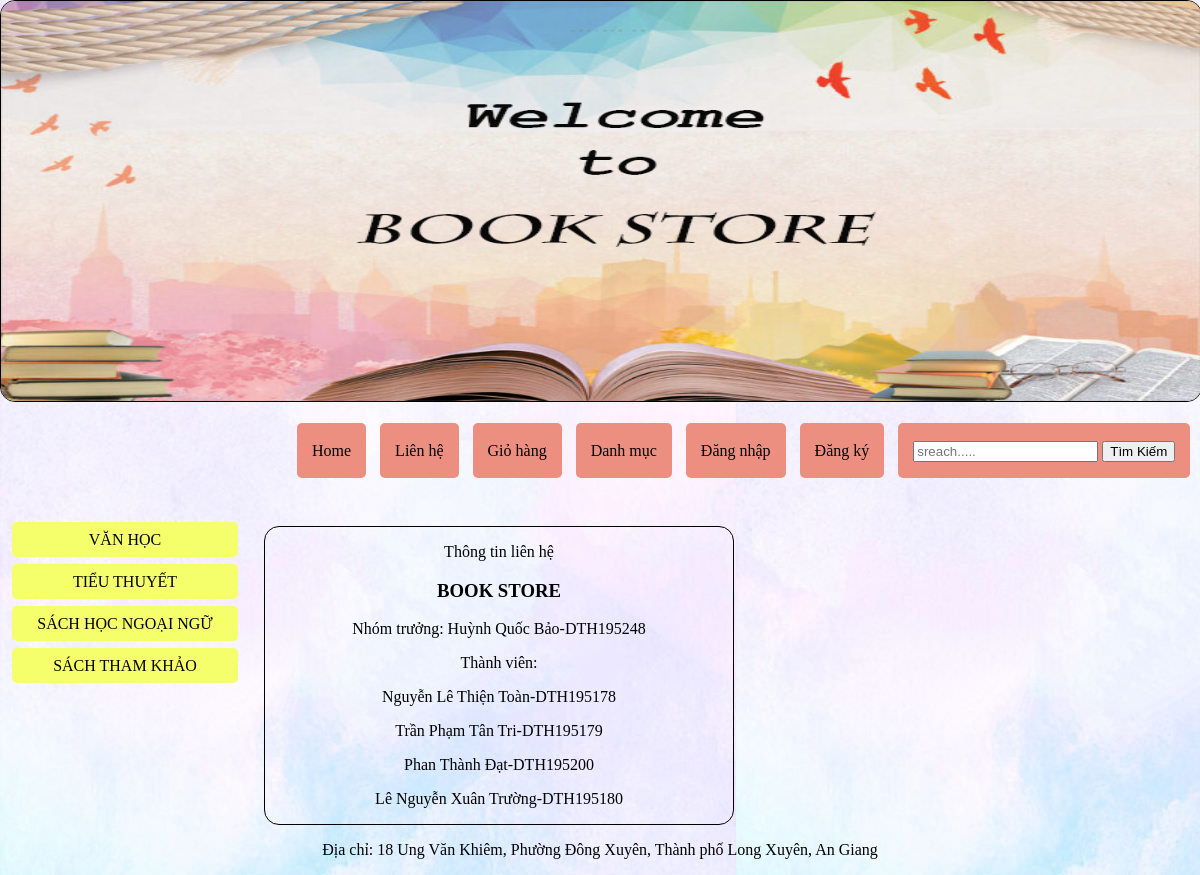
/index.php?quanly=contact, run on the app's committed database.
### tables this page shows
CREATE TABLE `tbl_danhmuc` (
  `id_danhmuc` int(11) NOT NULL,
  `tendanhmuc` varchar(100) NOT NULL,
  `thutu` int(11) NOT NULL
);

### pages/menu.php (the view, shortened to what this page needs)
<div class="menu">
            <ul class="menu_list">
                <li> <a href="index.php">Home</a></li>
                 <li> <a href="index.php?quanly=contact">Liên hệ </a></li>
                <li> <a href="index.php?quanly=giohang">Giỏ hàng</a></li>
                <li><a href="">Danh mục</a>
                </li>
                <?php
                    if(isset($_SESSION['dangky'])){
                ?>
                    <li><a href="index.php?quanly=thongtin"> Thông Tin</a></li>
                    <li> <a href="index.php?dangxuat=1">Đăng xuât</a></li>
                <?php
                    }else{
                ?>
                     <li> <a href="index.php?quanly=dangnhap">Đăng nhập</a></li>
                     <li> <a href="index.php?quanly=dangky">Đăng ký</a></li>
                <?php
                    }
                ?>
                <li>
                    <Form method="POST" action="index.php?quanly=timkiem">
                        <input type="text" placeholder="sreach....." name="tukhoa">
                        <input type="submit" name="timkiem" value="Tìm Kiếm">
                    </Form>
                </li>
            </ul>
 </div>

### pages/sidebar/sidebar.php
<div class="sidebar">
                <ul class="sidebar_list">
                    <?php
                        $sql_danhmuc="SELECT * FROM tbl_danhmuc ORDER BY id_danhmuc DESC";
                        $query_danhmuc=mysqli_query($connect,$sql_danhmuc);
                        while ($row=mysqli_fetch_array($query_danhmuc)){
                    ?>
                    <li><a href="index.php?quanly=danhmuclist&id=<?php echo $row['id_danhmuc'] ?>"><?php echo $row['tendanhmuc']?></a></li>
                    <?php
                        }
                        ?>
                </ul>
            </div>

### css/style.css (style rules this page uses)
body { margin: 0; padding: 0; background-image: url(../images/background1.jpg); }
.menu { margin-top: 10px; height: auto; border-radius: 15px; }
ul.menu_list { position: relative; margin-left: 250px; list-style: none; line-height: 25px; display: flex; }
ul.menu_list li { border-radius: 5px; margin: 7px; padding: 15px; background-color: #ed8f80; }
ul.menu_list li a { display: block; text-decoration: none; text-align: center; color: #000; }
.sidebar { height: 300px; border-radius: 15px; margin-bottom: 5px; }
ul.sidebar_list { padding: 0; list-style: none; width: 100%; line-height: 25px; }
ul.sidebar_list li { border-radius: 5px; margin: 7px; padding: 5px; background-color: #f5ff6b; }
ul.sidebar_list li a { text-decoration: none; text-align: center; color: black; }
@media screen and (min-width:600px) { .menu { max-width: 100%; flex-direction: column; text-align: center; clear: both; } }
@media screen and (min-width:600px) { .sidebar { width: 20%; margin-top: 5px; margin-left: 5px; float: left; flex-direction: column; text-align: center; } }

### data on the page
tbl_danhmuc: tendanhmuc "VĂN HỌC"
tbl_danhmuc: tendanhmuc "TIỂU THUYẾT"
tbl_danhmuc: tendanhmuc "SÁCH HỌC NGOẠI NGỮ"
tbl_danhmuc: tendanhmuc "SÁCH THAM KHẢO"
